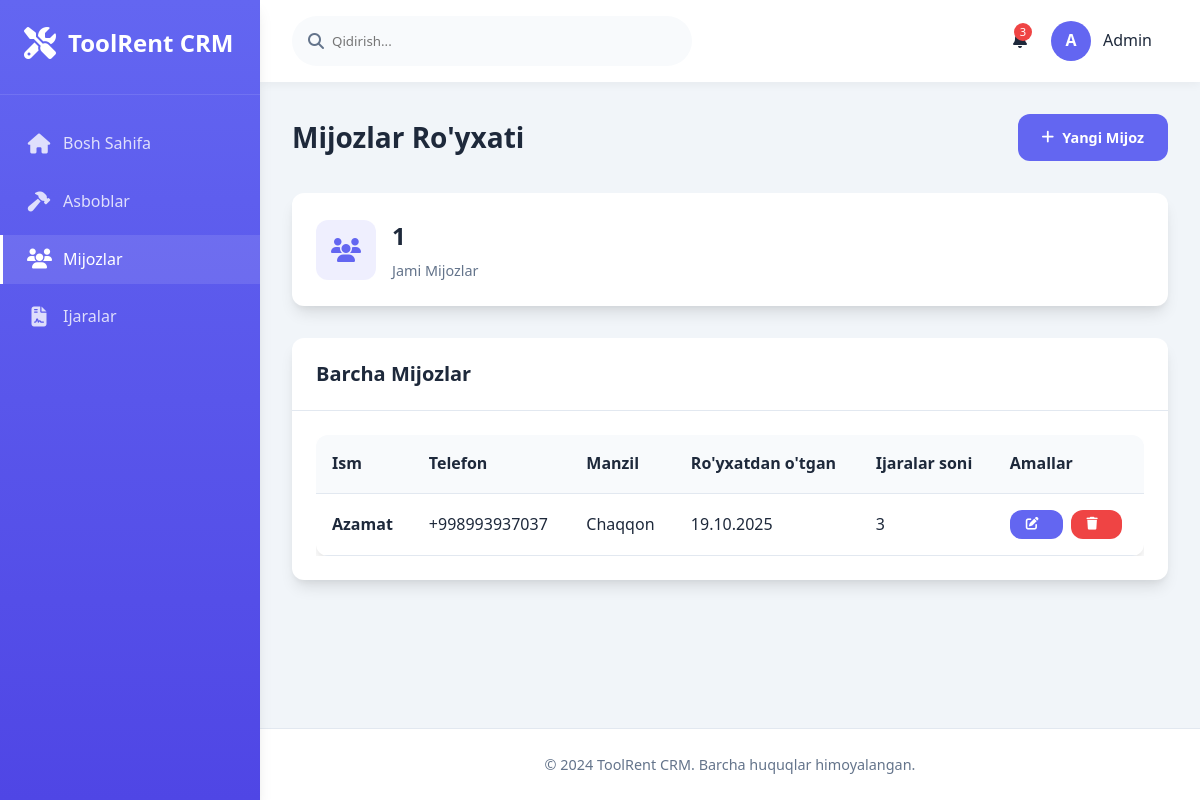
The app's page /customers/ with its own data.
### main/models.py (models this page shows, shortened)
class Customer(models.Model):
    name = models.CharField(max_length=200, verbose_name="Ism")
    phone = models.CharField(max_length=20, verbose_name="Telefon")
    address = models.TextField(verbose_name="Manzil")
    created_at = models.DateTimeField(auto_now_add=True)
    class Meta:
        verbose_name = "Mijoz"
        verbose_name_plural = "Mijozlar"

### main/views.py (the view)
# urls.py: path('customers/', views.customer_list, name='customer_list'),
def customer_list(request):
    customers = Customer.objects.all()
    context = {
        'customers': customers,
        'title': 'Mijozlar Ro\'yxati'
    }
    return render(request, 'main/customer_list.html', context)

### main/templates/main/customer_list.html (shortened to what this page needs)
{% extends 'main/base.html' %}
{% block content %}
<div class="page-title">
    <h2>Mijozlar Ro'yxati</h2>
    <a href="{% url 'main:create_customer' %}" class="btn btn-primary">
        <i class="fas fa-plus"></i> Yangi Mijoz
    </a>
</div>
<div class="stats-grid">
    <div class="stat-card">
        <div class="stat-icon" style="background: rgba(99, 102, 241, 0.1); color: #6366f1;">
            <i class="fas fa-users"></i>
        </div>
        <div class="stat-info">
            <h3 class="number-format">{{ customers.count }}</h3>
            <p>Jami Mijozlar</p>
        </div>
    </div>
</div>
<div class="card">
    <div class="card-header">
        <h3>Barcha Mijozlar</h3>
    </div>
    <div class="card-body">
        <div class="table-container">
            <table class="table">
                <thead>
                    <tr>
                        <th>Ism</th>
                        <th>Telefon</th>
                        <th>Manzil</th>
                        <th>Ro'yxatdan o'tgan</th>
                        <th>Ijaralar soni</th>
                        <th>Amallar</th>
                    </tr>
                </thead>
                <tbody>
                    {% for customer in customers %}
                    <tr>
                        <td>
                            <strong>{{ customer.name }}</strong>
                        </td>
                        <td>{{ customer.phone }}</td>
                        <td>{{ customer.address|truncatewords:10 }}</td>
                        <td>{{ customer.created_at|date:"d.m.Y" }}</td>
                        <td class="number-format">{{ customer.rental_set.count }}</td>
                        <td>
                            <div style="display: flex; gap: 0.5rem;">
                                <a href="{% url 'main:edit_customer' customer.id %}" class="btn btn-primary btn-sm">
                                    <i class="fas fa-edit"></i>
                                </a>
                                <form method="post" action="{% url 'main:delete_customer' customer.id %}" style="display: inline;">
                                    <button type="submit" class="btn btn-danger btn-sm"
                                            onclick="return confirm('{{ customer.name }} mijoz o\'chirilsinmi?')">
                                        <i class="fas fa-trash"></i>
                                    </button>
                                </form>
                            </div>
                        </td>
                    </tr>
                    {% endfor %}
                </tbody>
            </table>
        </div>
    </div>
</div>
{% endblock %}

### main/templates/main/base.html (style rules this page uses)
:root { --primary: #6366f1; --primary-dark: #4f46e5; --secondary: #f8fafc; --accent: #10b981; --danger: #ef4444; --warning: #f59e0b; --dark: #1e293b; --light: #f8fafc; --gray: #64748b; --gray-light: #e2e8f0; --shadow: 0 10px 15px -3px rgba(0, 0, 0, 0.1), 0 4px 6px -2px rgba(0, 0, 0, 0.05); --radius: 12px; --transition: all 0.3s ease; }
* { margin: 0; padding: 0; box-sizing: border-box; font-family: 'Segoe UI', system-ui, sans-serif; }
body { background-color: #f1f5f9; color: var(--dark); line-height: 1.6; }
.page-title { display: flex; justify-content: space-between; align-items: center; margin-bottom: 2rem; }
.page-title h2 { font-size: 1.75rem; font-weight: 700; color: var(--dark); }
.btn { padding: 0.75rem 1.5rem; border-radius: var(--radius); border: none; font-weight: 600; cursor: pointer; transition: var(--transition); display: inline-flex; align-items: center; justify-content: center; text-decoration: none; font-size: 0.9rem; }
.btn i { margin-right: 0.5rem; }
.btn-primary { background: var(--primary); color: white; }
.btn-danger { background: var(--danger); color: white; }
.btn-sm { padding: 0.5rem 1rem; font-size: 0.8rem; }
.stats-grid { display: grid; grid-template-columns: repeat(auto-fit, minmax(240px, 1fr)); gap: 1.5rem; margin-bottom: 2rem; }
.stat-card { background: white; border-radius: var(--radius); padding: 1.5rem; box-shadow: var(--shadow); display: flex; align-items: center; transition: var(--transition); }
.stat-icon { width: 60px; height: 60px; border-radius: 12px; display: flex; align-items: center; justify-content: center; margin-right: 1rem; font-size: 1.5rem; }
.stat-info h3 { font-size: 1.5rem; font-weight: 700; margin-bottom: 0.25rem; }
.stat-info p { color: var(--gray); font-size: 0.9rem; }
.card { background: white; border-radius: var(--radius); box-shadow: var(--shadow); overflow: hidden; }
.card-header { padding: 1.25rem 1.5rem; border-bottom: 1px solid var(--gray-light); display: flex; justify-content: space-between; align-items: center; }
.card-header h3 { font-size: 1.25rem; font-weight: 600; }
.card-body { padding: 1.5rem; }
.table-container { overflow-x: auto; }
.table { width: 100%; border-collapse: collapse; background: white; border-radius: var(--radius); overflow: hidden; box-shadow: var(--shadow); }
.table th, .table td { padding: 1rem; text-align: left; border-bottom: 1px solid var(--gray-light); }
.table th { background: var(--secondary); font-weight: 600; color: var(--dark); }
.number-format { font-feature-settings: "tnum"; font-variant-numeric: tabular-nums; }

### records on screen
Customer: name "Azamat", phone "+998993937037", address "Chaqqon", created_at "19.10.2025", rental_set.count "3"

### other values on screen
{{ customers.count }} "1"
